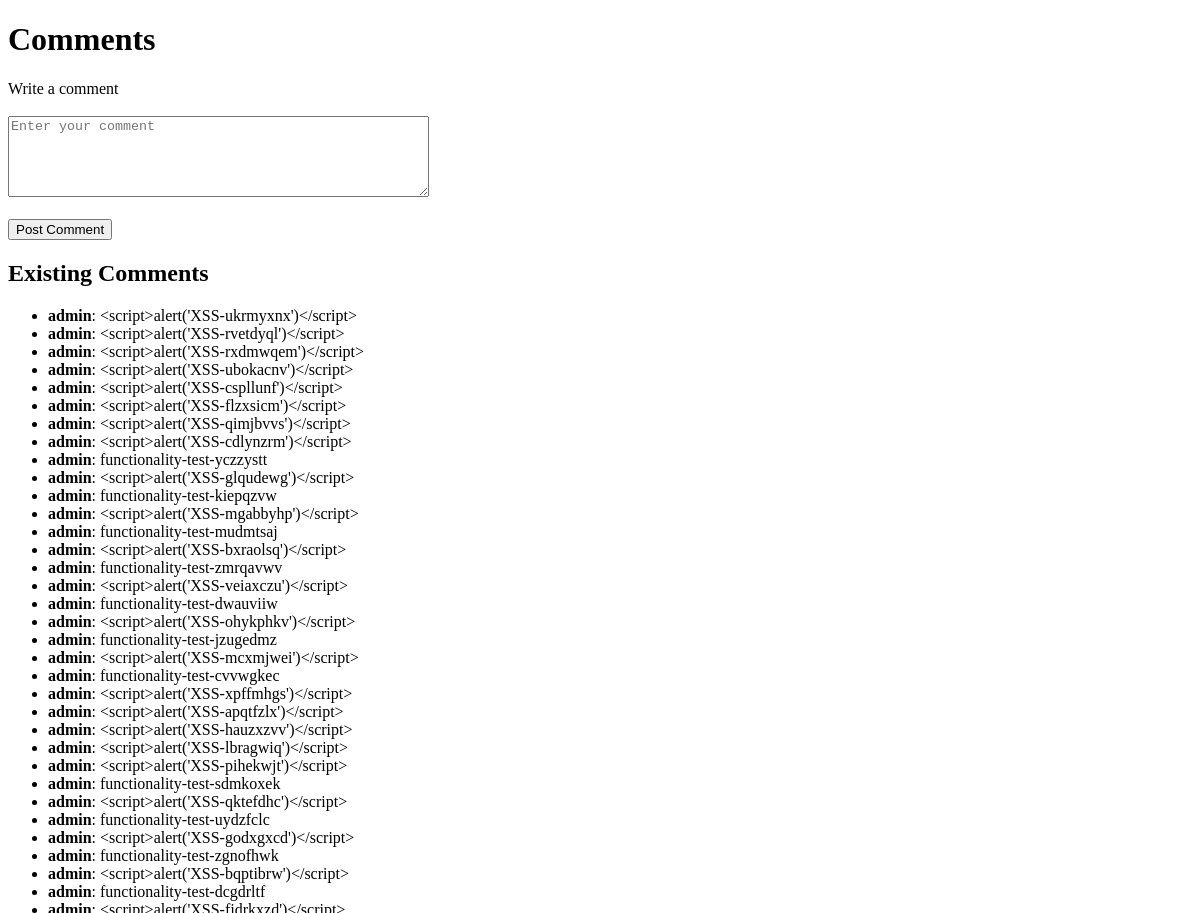
The page /comments (signed in, upper part) on the database as committed earlier.
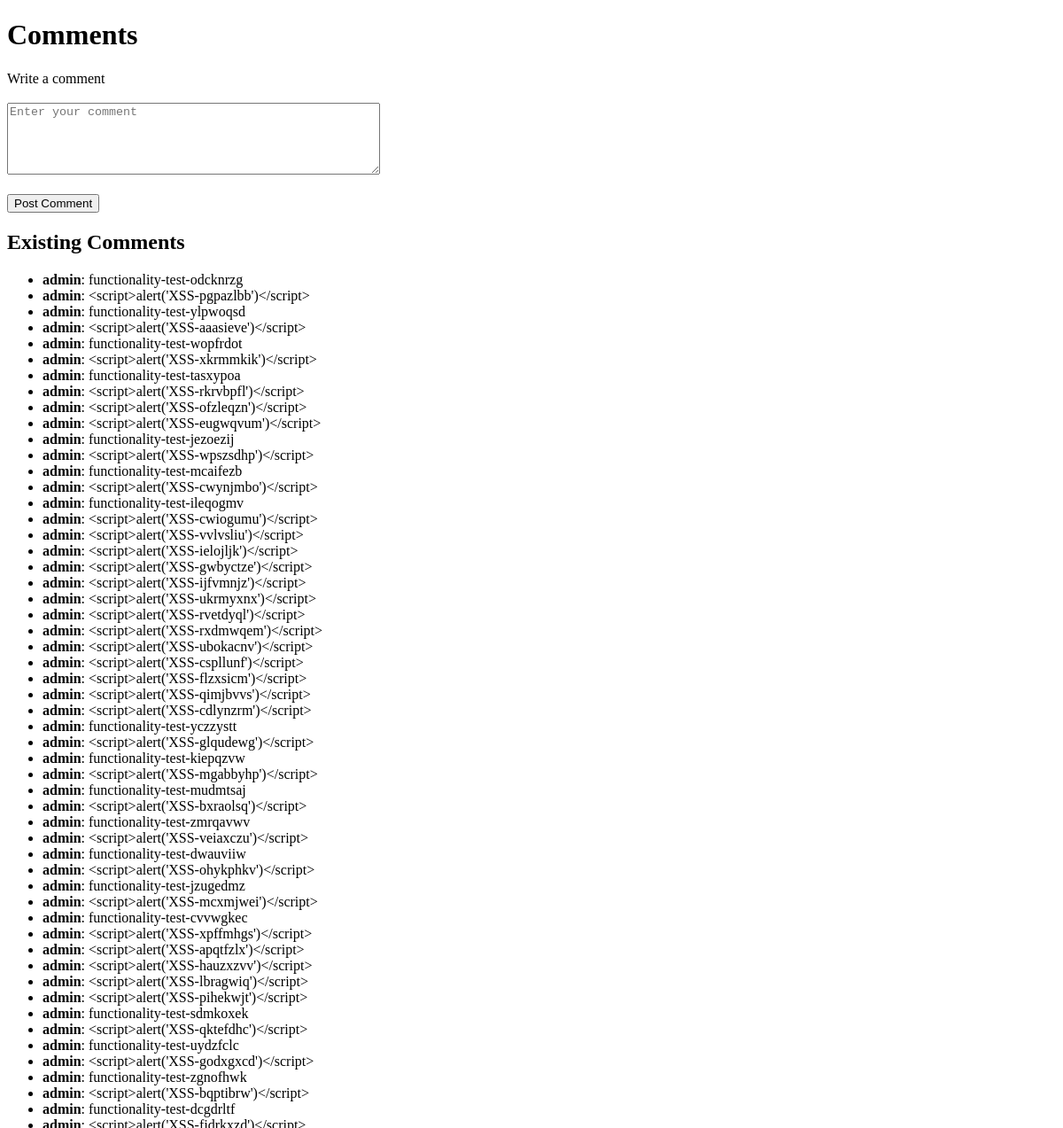
The same page on the database as committed later.
### tables this page shows
CREATE TABLE comments (
            id INTEGER PRIMARY KEY,
            username TEXT,
            comment TEXT
        );

### app.py (the view, shortened to what this page needs)
@app.route("/comments", methods=["GET", "POST"])
def comments():
    if "user_id" not in session:
        return "Please login first"
    conn = get_db()
    comments = conn.execute(
        "SELECT username, comment FROM comments ORDER BY id DESC"
    ).fetchall()
    conn.close()
    return render_template(
    "comments.html",
    comments=comments,
    vuln_xss_enabled=VULN_XSS_ENABLED
)

### app.py (called while the page is built)
@app.after_request
def set_security_headers(response):
    response.headers["X-Content-Type-Options"] = "nosniff"
    response.headers["X-Frame-Options"] = "DENY"
    response.headers["Content-Security-Policy"] = "default-src 'self'"
    return response

def get_db():
    conn = sqlite3.connect(DB_PATH)
    conn.row_factory = sqlite3.Row
    return conn

### templates/comments.html (shortened to what this page needs)
<!DOCTYPE html>
<html lang="en">
<head>
</head>
<body>
    <h1>Comments</h1>
    <form method="POST" action="/comments">
        <label for="comment">Write a comment</label>
        <br><br>
        <textarea
            id="comment"
            name="comment"
            rows="5"
            cols="50"
            placeholder="Enter your comment"
            required
        ></textarea>
        <br><br>
        <button type="submit">Post Comment</button>
    </form>
    <h2>Existing Comments</h2>
{% if comments %}
    <ul>
               {% for comment in comments %}
    <li>
        <strong>{{ comment["username"] }}</strong>:
        {{ comment["comment"] }}
    </li>
{% endfor %}
    </ul>
{% else %}
    <p>No comments yet.</p>
{% endif %}
</body>
</html>

Rows that differ between the two databases and show on the page:
added comments: username "admin", comment "functionality-test-odcknrzg"
added comments: username "admin", comment "<script>alert('XSS-pgpazlbb')</script>"
added comments: username "admin", comment "functionality-test-ylpwoqsd"
added comments: username "admin", comment "<script>alert('XSS-aaasieve')</script>"
added comments: username "admin", comment "functionality-test-wopfrdot"
added comments: username "admin", comment "<script>alert('XSS-xkrmmkik')</script>"
added comments: username "admin", comment "functionality-test-tasxypoa"
added comments: username "admin", comment "<script>alert('XSS-rkrvbpfl')</script>"
added comments: username "admin", comment "<script>alert('XSS-ofzleqzn')</script>"
added comments: username "admin", comment "<script>alert('XSS-eugwqvum')</script>"
added comments: username "admin", comment "functionality-test-jezoezij"
added comments: username "admin", comment "<script>alert('XSS-wpszsdhp')</script>"
added comments: username "admin", comment "functionality-test-mcaifezb"
added comments: username "admin", comment "<script>alert('XSS-cwynjmbo')</script>"
added comments: username "admin", comment "functionality-test-ileqogmv"
added comments: username "admin", comment "<script>alert('XSS-cwiogumu')</script>"
added comments: username "admin", comment "<script>alert('XSS-vvlvsliu')</script>"
added comments: username "admin", comment "<script>alert('XSS-ielojljk')</script>"
added comments: username "admin", comment "<script>alert('XSS-gwbyctze')</script>"
added comments: username "admin", comment "<script>alert('XSS-ijfvmnjz')</script>"
